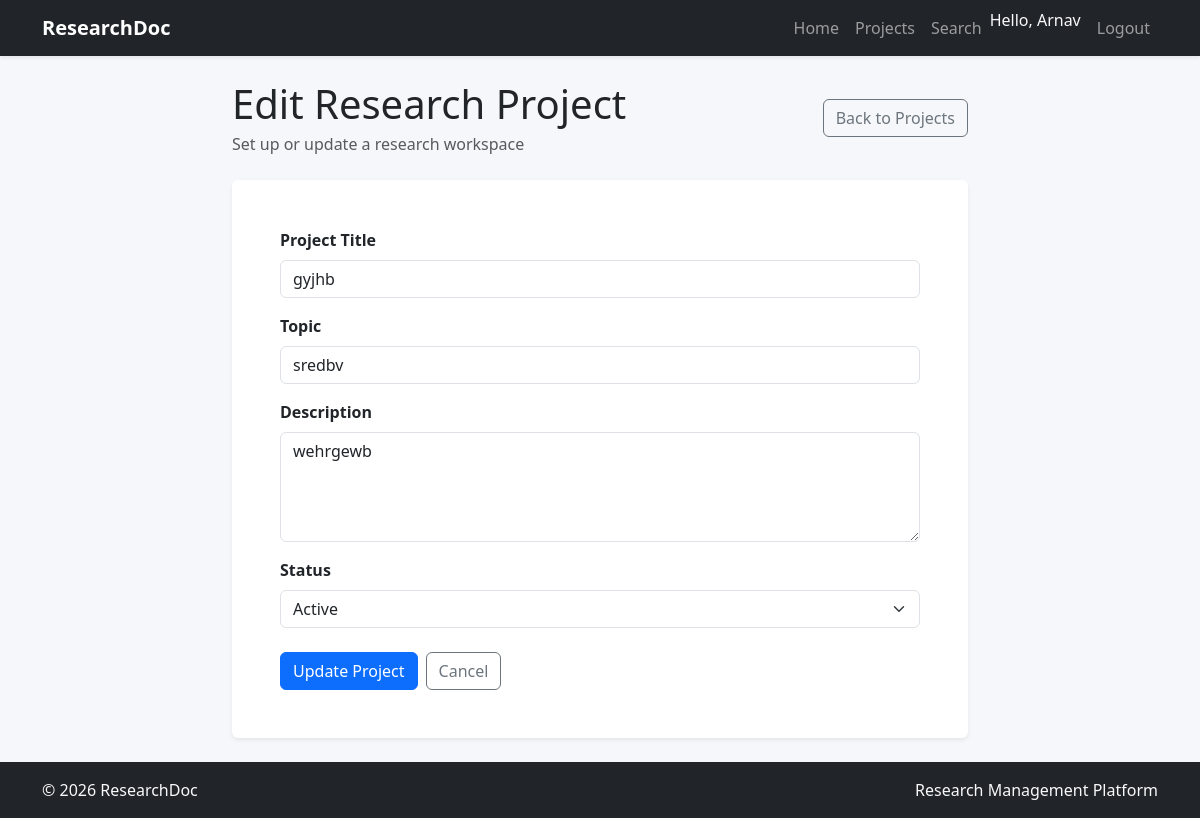
Page /projects/1/edit/ (signed in) on the committed database.
### researchdoc/models.py (models this page shows, shortened)
class ResearchProject(models.Model):
    STATUS_CHOICES = [
        ("active", "Active"),
        ("completed", "Completed"),
        ("archived", "Archived"),
    ]
    user = models.ForeignKey(User, on_delete=models.CASCADE)
    title = models.CharField(max_length=200)
    topic = models.CharField(max_length=200, blank=True)
    description = models.TextField(blank=True)
    status = models.CharField(max_length=30, choices=STATUS_CHOICES, default="active")
    created_at = models.DateTimeField(auto_now_add=True)
    updated_at = models.DateTimeField(auto_now=True)

### researchdoc/views.py (the view)
# urls.py: path("projects/<int:project_id>/edit/", views.project_edit, name="project_edit"),
@login_required
def project_edit(request, project_id):
    project = get_object_or_404(ResearchProject, id=project_id, user=request.user)
    if request.method == "POST":
        form = ResearchProjectForm(request.POST, instance=project)
        if form.is_valid():
            form.save()
            messages.success(request, "Research project updated successfully.")
            return redirect("project_detail", project_id=project.id)
    else:
        form = ResearchProjectForm(instance=project)
    context = {
        "form": form,
        "project": project,
        "page_title": "Edit Research Project",
        "button_text": "Update Project",
    }
    return render(request, "researchdoc/project_form.html", context)

### researchdoc/forms.py
class ResearchProjectForm(forms.ModelForm):
    class Meta:
        model = ResearchProject
        fields = ["title", "topic", "description", "status"]
        widgets = {
            "title": forms.TextInput(attrs={"class": "form-control", "placeholder": "Enter project title"}),
            "topic": forms.TextInput(attrs={"class": "form-control", "placeholder": "Enter project topic"}),
            "description": forms.Textarea(attrs={"class": "form-control", "rows": 4, "placeholder": "Describe the project"}),
            "status": forms.Select(attrs={"class": "form-select"}),
        }

### researchdoc/templates/researchdoc/project_form.html (shortened to what this page needs)
{% extends "researchdoc/base.html" %}
{% block content %}
<div class="py-4">
    <div class="container">
        <div class="row justify-content-center">
            <div class="col-12 col-lg-8">
                <div class="row align-items-center mb-4">
                    <div class="col-12 col-md-7">
                        <h1 class="mb-1">{{ page_title }}</h1>
                        <p class="text-muted mb-0">Set up or update a research workspace</p>
                    </div>
                    <div class="col-12 col-md-5 text-md-end mt-3 mt-md-0">
                        <a href="{% url 'project_list' %}" class="btn btn-outline-secondary">Back to Projects</a>
                    </div>
                </div>
                <div class="card shadow-sm border-0">
                    <div class="card-body p-4 p-md-5">
                        <form method="post">
                            <div class="mb-3">
                                <label for="{{ form.title.id_for_label }}" class="form-label fw-semibold">Project Title</label>
                                {{ form.title }}
                            </div>
                            <div class="mb-3">
                                <label for="{{ form.topic.id_for_label }}" class="form-label fw-semibold">Topic</label>
                                {{ form.topic }}
                            </div>
                            <div class="mb-3">
                                <label for="{{ form.description.id_for_label }}" class="form-label fw-semibold">Description</label>
                                {{ form.description }}
                            </div>
                            <div class="mb-4">
                                <label for="{{ form.status.id_for_label }}" class="form-label fw-semibold">Status</label>
                                {{ form.status }}
                            </div>
                            <div class="d-flex flex-wrap gap-2">
                                <button type="submit" class="btn btn-primary">{{ button_text }}</button>
                                <a href="{% url 'project_list' %}" class="btn btn-outline-secondary">Cancel</a>
                            </div>
                        </form>
                    </div>
                </div>
            </div>
        </div>
    </div>
</div>
{% endblock %}

### researchdoc/templates/researchdoc/base.html (shortened to what this page needs)
<!doctype html>
<html lang="en">
<head>
    <link href="https://cdn.jsdelivr.net/npm/bootstrap@5.3.8/dist/css/bootstrap.min.css" rel="stylesheet">
</head>
<body class="d-flex flex-column min-vh-100" style="background-color:#f5f7fa;">
<nav class="navbar navbar-expand-lg navbar-dark bg-dark shadow-sm" aria-label="Main navigation">
    <div class="container">
        <a class="navbar-brand fw-bold" href="{% url 'landing' %}">ResearchDoc</a>
        <div class="collapse navbar-collapse" id="mainNav">
            <ul class="navbar-nav ms-auto">
                <li class="nav-item">
                    <a class="nav-link" href="{% url 'landing' %}">Home</a>
                </li>
                {% if user.is_authenticated %}
                    <li class="nav-item">
                        <a class="nav-link" href="{% url 'project_list' %}">Projects</a>
                    </li>
                    <li class="nav-item">
                        <a class="nav-link" href="{% url 'search' %}">Search</a>
                    </li>
                    <li class="nav-item">
                        <span class="navbar-text text-light me-2">
                            Hello, {{ user.username }}
                        </span>
                    </li>
                    <li class="nav-item">
                        <a class="nav-link" href="{% url 'logout' %}">Logout</a>
                    </li>
                {% endif %}
            </ul>
        </div>
    </div>
</nav>
<main id="main-content" class="flex-grow-1" tabindex="-1">
    {% block content %}
    {% endblock %}
</main>
<footer class="bg-dark text-light py-3 mt-auto">
    <div class="container d-flex justify-content-between flex-wrap">
        <span>&copy; {% now "Y" %} ResearchDoc</span>
        <span>Research Management Platform</span>
    </div>
</footer>
</body>
</html>

### rows in the picture
ResearchProject: title "gyjhb", topic "sredbv", description "wehrgewb", status "Active"

### other values in the picture
{{ user.username }} "Arnav"
{{ page_title }} "Edit Research Project"
{{ button_text }} "Update Project"
